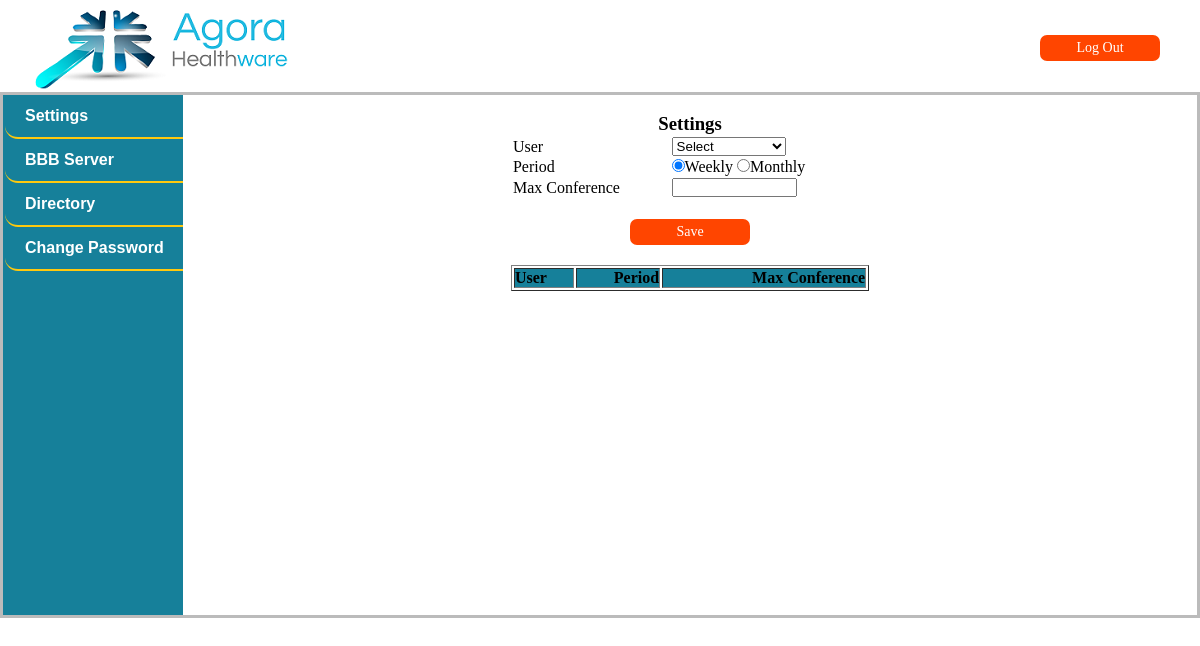
Before: /settings.php (signed in) with the older database file.
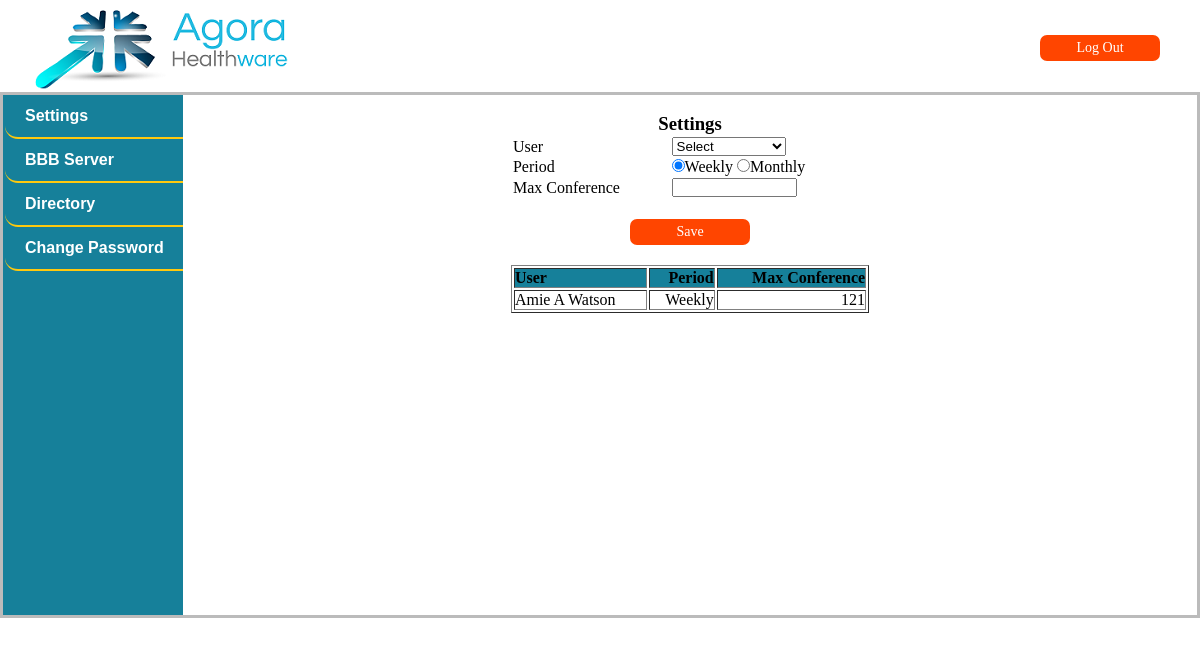
After: the same page with the newer database file.
### tables this page shows
CREATE TABLE `user_settings` (
  `id` int(11) NOT NULL AUTO_INCREMENT,
  `user_id` int(11) DEFAULT NULL,
  `max_conference` int(11) DEFAULT NULL,
  `period` int(11) DEFAULT NULL,
  PRIMARY KEY (`id`)
);

CREATE TABLE `users` (
  `id` int(11) NOT NULL AUTO_INCREMENT,
  `login` varchar(255) DEFAULT NULL,
  `email` varchar(255) DEFAULT NULL,
  `password` varchar(40) DEFAULT NULL,
  `full_name` varchar(255) DEFAULT NULL,
  `user_type` varchar(255) DEFAULT NULL,
  PRIMARY KEY (`id`)
);

### classes/DBAccess.php (called while the page is built, shortened)
<?php
    class DBAccess{
        public function getAllSettings(){
            $sql="select a.full_name,b.* from users a,user_settings b where a.id=b.user_id order by full_name";
            return(mysql_query($sql));
        }
    }
?>

### settings.php (the view, shortened to what this page needs)
<?php
    require_once('classes/DBAccess.php');
    $dbAccess = new DBAccess();
    $result=$dbAccess->getAllSettings();
?>
<!doctype html>
<html lang="en">
    <head>
        <link rel="stylesheet" type="text/css" href="css/Style.css"/>
        <link rel="icon" href="favicon.ico" type="image/x-icon" /
        <link rel="stylesheet" href="http://code.jquery.com/ui/1.9.1/themes/base/jquery-ui.css" />
        <link rel="stylesheet" type="text/css" href="css/jquery.alerts.css" media="screen" />
        <link rel="stylesheet" type="text/css" href="css/rhd.css"/>
    </head>
    <body>
        <?php include_once 'assets/main/HeaderNew.php'; ?>
        <?php include_once 'assets/main/LeftSideNew.php'; ?>
        <div id="rightform">
            <br>
            <h3 style="text-align: center;">Settings</h3>
            <form method="post" action="" name="frm" onsubmit="return settings();">
                <table align="center" class="rightform">
                    <tr><td>User</td>
                        <td>
                            <select name="user">
                            <option value='0'>Select</option>
                        </td>
                    </tr>
                    <tr><td>Period</td>
                        <td>
                            <input type="radio" name="period" value="0" checked="checked">Weekly
                            <input type="radio" name="period" value="1">Monthly
                        </td>
                    </tr>
                    <tr><td>Max Conference</td><td><input onkeypress="return isNumberKey(event)" type="text" name="max_conference" size="13" maxlength="3"></td></tr>
                    <tr><td align="center" colspan="2">&nbsp;</td></tr>
                    <tr><td align="center" colspan="2"><input type="submit" name="submit" value="Save" class="Btn"></td></tr>
                </table>
            </form>
            <br>
            <table align="center" class="rightform" border="1">
            <tr><th>User</th><th style="text-align: right;">Period</th><th style='text-align: right;'>Max Conference</th></tr>
            <?php
                while($row=mysql_fetch_array($result)){
                    echo "<tr>";
                    echo "<td>".$row['full_name']."</td>";
                    $period=array("Weekly","Monthly");
                    echo "<td style='text-align: right;'>".$period[$row['period']]."</td>";
                    echo "<td style='text-align: right;'>".$row['max_conference']."</td>";
                    echo "</tr>";
                }
            ?>
            </table>
        </div>
    </body>
    </html>

### assets/main/HeaderNew.php (shortened to what this page needs)
<div id="topdiv">
<div id="Container">
<div id="top">
    <div id="logo"></div>
    <div id="logout">
        <form method="GET" action="logout.php?logout=1">
            <input type="submit" class="Btn" value="Log Out" />
        </form>
    </div>
</div>
</div>
</div>

### assets/main/LeftSideNew.php (shortened to what this page needs)
<div id="content">
<div id="leftside">
<div class="menue" onmouseover="this.className">
<?php if($_SESSION['user_type'] == "admin") { ?>
    <div class="leftmenu"><div class="tt"> <a href="settings.php" id="repRfq">Settings</a> </div></div>
<?php } ?>
<?php if($_SESSION['user_type'] == "admin") { ?>
<div class="leftmenu"><div class="tt"> <a href="server.php" id="repRfq">BBB Server</a> </div></div>
<?php } ?>
<?php if($_SESSION['user_type'] == "admin") { ?>
    <div class="leftmenu"><div class="tt"> <a href="directory.php" id="repRfq">Directory</a> </div></div>
<?php } ?>
<?php if($_SESSION['user_type'] == "admin") { ?>
    <div class="leftmenu"><div class="tt"> <a href="change_password.php" id="repRfq">Change Password</a> </div></div>
<?php } ?>
</div>
</div>

### css/Style.css (style rules this page uses)
* { margin: 0px; padding: 0px; }
#top { height: 82px; margin-top: 10px; }
#logo { background-image: url('../images/Logo_1.png'); height:83px; width: 309px; margin-left: 35px; float: left; background-repeat:no-repeat; }
#logout { float: right; padding-right: 40px; padding-top: 25px; }
.Btn { border-radius: 7px; display: block; text-align: center; background-color: orangered; width: 120px; height: 26px; color: white; font-size: 14px; font-family: Tahoma; border-style: hidden; }
#content { min-height: 520px; border-style: solid; border-color: #BBBBBB; }
#leftside { overflow: hidden; float: left; width: 180px; height: 520px; background-color:#16809A; }
.menue { margin-top: 0px; margin-left: 2px; text-align: left; }
.leftmenu { height: 42px; display: block; width: 180px; border-bottom-style: solid; border-width: 5px; border-color: #ffc90e; border-bottom-left-radius: 13px; border-width: 2px; line-height: 42px; margin-top:0px; }
.tt a { display: block; text-decoration: none; font-weight:bold; color: white; font-family:arial; width: 230px; padding-left:20px; height: 42px; text-align: left; }
#rightform { min-height: 520px; color:#000; background-color: #fff; text-align: center; }
.rightform { text-align: left; min-width: 30%; margin: 0px auto; }
th { background-color: #16809A; }

### css/rhd.css (style rules this page uses)
div#topdiv { top:0px; left:0px; width:100%; color:#CCC; background:white; padding:0px; }

Changed rows visible on the page:
added user_settings: user.full_name "Amie A Watson", period "Weekly", max_conference "121"
